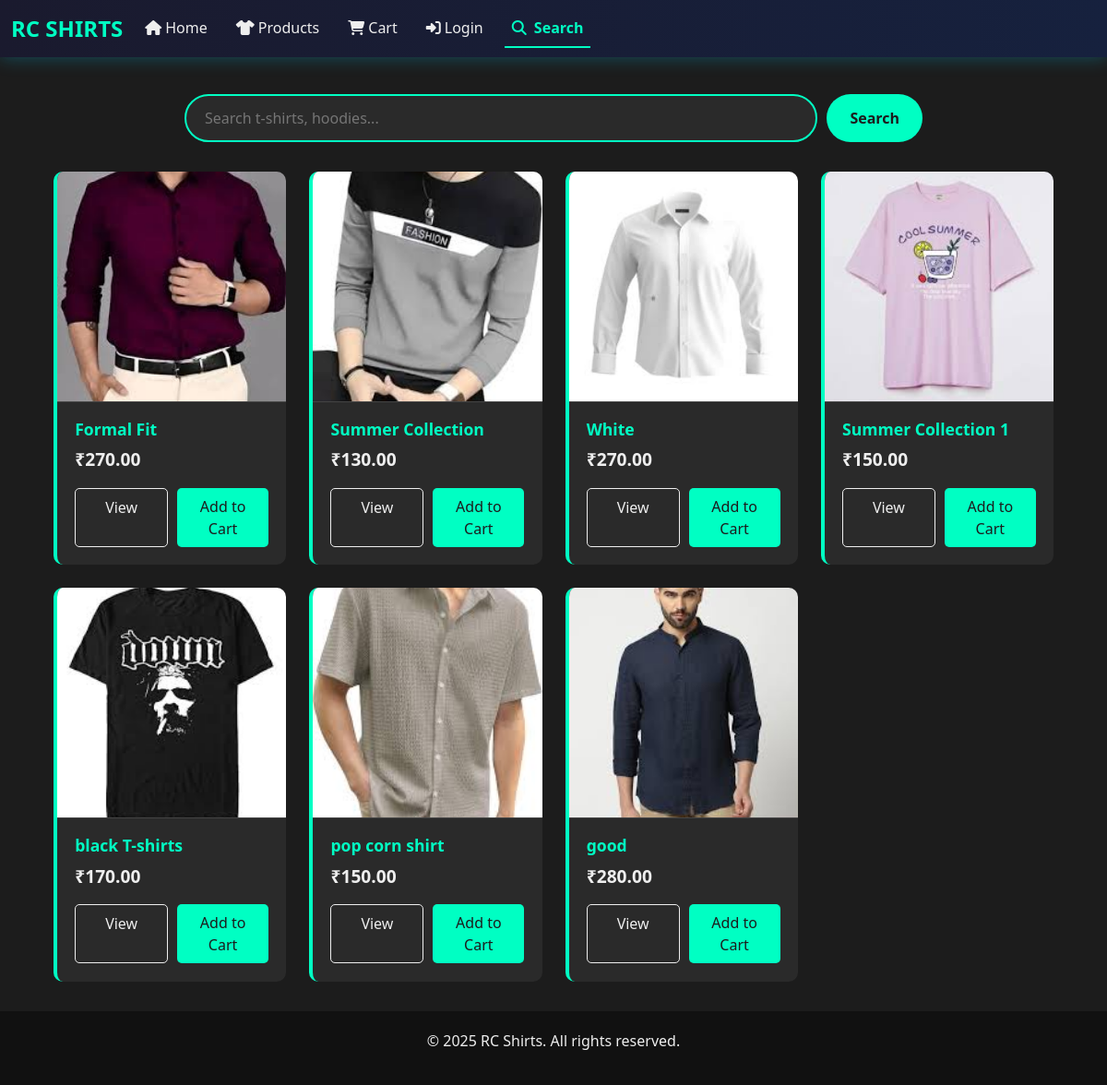
The app's page /search/ with its own data.
### app/models.py (models this page shows, shortened)
class Shirt(models.Model):
    category = models.ForeignKey(Category, on_delete=models.CASCADE, null=False)
    price = models.DecimalField(max_digits=10, decimal_places=2, null=False)
    brand = models.CharField(max_length=100, null=False, unique=True)
    model_name= models.CharField(max_length=100, null=False, unique=True)
    description = models.TextField(null=False)
    image = models.ImageField(upload_to='shirts/',blank=True,null=True)
    stock = models.PositiveIntegerField(default=10)
    created_at = models.DateTimeField(auto_now_add=True)
    updated_at = models.DateTimeField(auto_now=True) # ✅ New field to track inventory

### app/views.py (the view, shortened to what this page needs)
# urls.py: path('search/',search_view, name='search'),
def search_view(request):
    query = request.GET.get('q', '').strip()
    selected_categories = request.GET.getlist('category', [])
    selected_prices = request.GET.getlist('price', [])
    products = Shirt.objects.all().only('id', 'model_name', 'description', 'price', 'category', 'image')
    if query:
        products = products.filter(
            Q(model_name__icontains=query) |
            Q(description__icontains=query)
        )
    if selected_categories:
        products = products.filter(category__name__in=selected_categories)
    categories = Category.objects.all()
    context = {
        'results': products,
        'query': query,
        'categories': categories,
        'selected_categories': selected_categories,
        'selected_prices': selected_prices,
    }
    return render(request, 'app/search.html', context)

### app/templates/app/search.html (shortened to what this page needs)
{% extends "app/base.html" %}
{% block content %}
<div class="search-page">
    <form method="get" action="{% url 'app:search' %}" class="search-form">
        <input type="text" name="q" class="search-input" placeholder="Search t-shirts, hoodies..." value="{{ query }}">
        <button type="submit" class="search-btn">Search</button>
    </form>
    {% if results %}
        <div class="results-grid">
            {% for shirt in results %}
            <div class="product-card">
    {% if shirt.image %}
        <img src="{{ shirt.image.url }}" alt="{{ shirt.model_name }}" class="product-image">
    {% endif %}
    <div class="product-info">
        <h3 class="product-name">{{ shirt.model_name }}</h3>
        <p class="product-price">₹{{ shirt.price }}</p>
        <div class="product-actions">
            <a href="{% url 'app:details' shirt.id %}" class="view-btn">View</a>
            {% if shirt.image %}
                <button class="add-to-cart-btn"
                        onclick="addToCart('{{ shirt.id }}', '{{ shirt.model_name }}', {{ shirt.price }}, '{{ shirt.image.url }}')">
                    Add to Cart
                </button>
            {% else %}
                <button class="add-to-cart-btn"
                        onclick="addToCart('{{ shirt.id }}', '{{ shirt.model_name }}', {{ shirt.price }})">
                    Add to Cart
                </button>
            {% endif %}
        </div>
    </div>
</div>
            {% endfor %}
        </div>
    {% elif query %}
        <div class="no-results">
            <i class="fas fa-search"></i>
            <p>No results found for "{{ query }}".</p>
            <p>Try different keywords or check out our <a href="{% url 'app:products' %}" style="color: var(--primary-color);">product catalog</a>.</p>
        </div>
    {% endif %}
</div>
{% endblock %}

### app/templates/app/base.html (style rules this page uses)
:root { --primary-color: #00ffc8; --secondary-color: #ffffff; --background-color: #1c1c1c; --accent-color: #ff00ff; --light-color: #f0f0f0; }
body { background-color: var(--background-color); font-family: 'Segoe UI', Tahoma, Geneva, Verdana, sans-serif; margin: 0; padding-top: 70px; }

### app/templates/app/search.html (style rules this page uses)
:root { --primary-color: #00ffc3; --light-color: #eeeeee; --accent-color: #ff4081; }
.search-page { max-width: 1200px; margin: 2rem auto; padding: 0 1rem; }
.search-form { display: flex; gap: 10px; margin-bottom: 2rem; max-width: 800px; margin-left: auto; margin-right: auto; }
.search-input { flex: 1; padding: 12px 20px; border-radius: 30px; border: 2px solid var(--primary-color); background-color: #2a2a2a; color: white; font-size: 1rem; transition: all 0.3s; }
.search-btn { background-color: var(--primary-color); color: #1c1c1c; border: none; padding: 12px 25px; border-radius: 30px; font-weight: bold; cursor: pointer; transition: all 0.3s; }
.results-grid { display: grid; grid-template-columns: repeat(auto-fill, minmax(250px, 1fr)); gap: 25px; margin-top: 2rem; }
.product-card { background-color: #2a2a2a; border-radius: 10px; overflow: hidden; transition: all 0.3s; border-left: 4px solid var(--primary-color); position: relative; }
.product-image { width: 100%; height: 250px; object-fit: cover; border-bottom: 1px solid #444; }
.product-info { padding: 1.2rem; }
.product-name { color: var(--primary-color); font-size: 1.1rem; margin-bottom: 0.5rem; font-weight: 600; }
.product-price { color: var(--light-color); font-weight: bold; font-size: 1.2rem; margin-bottom: 1rem; }
.product-actions { display: flex; gap: 10px; }
.view-btn, .add-to-cart-btn { flex: 1; padding: 8px 12px; border-radius: 5px; font-weight: 500; text-align: center; transition: all 0.2s; }
.view-btn { background-color: transparent; color: var(--light-color); border: 1px solid var(--light-color); text-decoration: none; }
.add-to-cart-btn { background-color: var(--primary-color); color: #1c1c1c; border: none; cursor: pointer; }

### records on screen
Shirt: image (picture), model_name "Formal Fit", price "270.00"
Shirt: image (picture), model_name "Summer Collection", price "130.00"
Shirt: image (picture), model_name "White", price "270.00"
Shirt: image (picture), model_name "Summer Collection 1", price "150.00"
Shirt: image (picture), model_name "black T-shirts", price "170.00"
Shirt: image (picture), model_name "pop corn shirt", price "150.00"
Shirt: image (picture), model_name "good", price "280.00"
